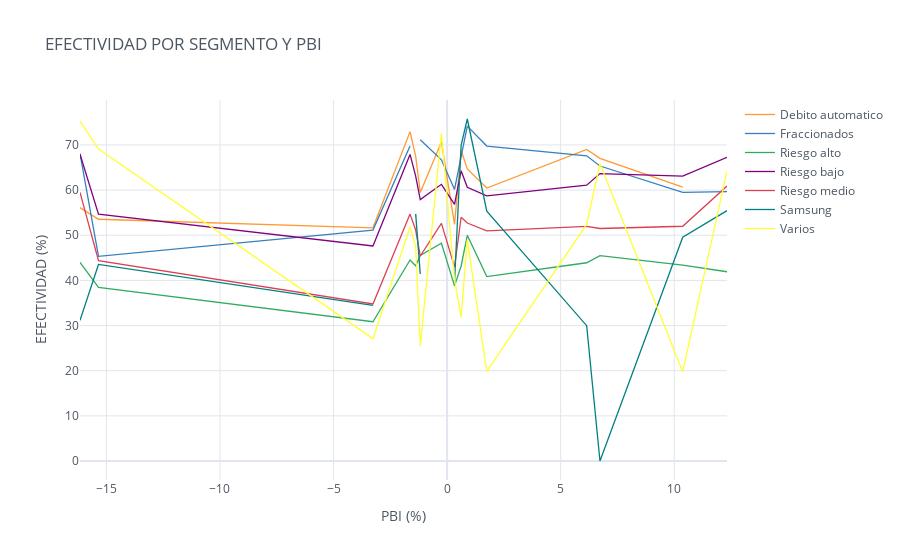

Write notebook code for a chart like this one.
### Code cell
SEG_PBI.iplot(kind='line', xTitle='PBI (%)', yTitle='EFECTIVIDAD (%)',
                    title='EFECTIVIDAD POR SEGMENTO Y PBI')

### Figure 1 — Plotly figure (JSON) as saved in the notebook; plotly's stock layout.template omitted (floating-point values rounded to 4 significant figures)
{"data": [{"line": {"color": "rgba(255, 153, 51, 1.0)", "dash": "solid", "shape": "linear", "width": 1.3}, "mode": "lines", "name": "Debito automatico", "text": "", "type": "scatter", "x": [-16.16, -15.35, -3.264, -1.632, -1.384, -1.182, -0.2506, 0.3269, 0.6176, 0.8885, 1.748, 6.145, 6.731, 10.37, 12.32], "y": [56.11, 53.54, 51.65, 72.95, 67.49, 59.49, 70.66, 52.4, 68.83, 64.67, 60.45, 69.0, 67.04, 60.67, ""]}, {"line": {"color": "rgba(55, 128, 191, 1.0)", "dash": "solid", "shape": "linear", "width": 1.3}, "mode": "lines", "name": "Fraccionados", "text": "", "type": "scatter", "x": [-16.16, -15.35, -3.264, -1.632, -1.384, -1.182, -0.2506, 0.3269, 0.6176, 0.8885, 1.748, 6.145, 6.731, 10.37, 12.32], "y": [68.06, 45.34, 51.13, 69.76, "", 71.14, 66.7, 60.15, 67.64, 74.17, 69.75, 67.6, 65.34, 59.47, 59.68]}, {"line": {"color": "rgba(50, 171, 96, 1.0)", "dash": "solid", "shape": "linear", "width": 1.3}, "mode": "lines", "name": "Riesgo alto", "text": "", "type": "scatter", "x": [-16.16, -15.35, -3.264, -1.632, -1.384, -1.182, -0.2506, 0.3269, 0.6176, 0.8885, 1.748, 6.145, 6.731, 10.37, 12.32], "y": [43.96, 38.43, 30.85, 44.52, 43.24, 45.51, 48.23, 38.78, 43.19, 49.99, 40.83, 43.91, 45.49, 43.4, 41.91]}, {"line": {"color": "rgba(128, 0, 128, 1.0)", "dash": "solid", "shape": "linear", "width": 1.3}, "mode": "lines", "name": "Riesgo bajo", "text": "", "type": "scatter", "x": [-16.16, -15.35, -3.264, -1.632, -1.384, -1.182, -0.2506, 0.3269, 0.6176, 0.8885, 1.748, 6.145, 6.731, 10.37, 12.32], "y": [67.93, 54.65, 47.63, 67.9, 63.07, 57.91, 61.28, 56.86, 64.28, 60.63, 58.72, 61.08, 63.66, 63.09, 67.26]}, {"line": {"color": "rgba(219, 64, 82, 1.0)", "dash": "solid", "shape": "linear", "width": 1.3}, "mode": "lines", "name": "Riesgo medio", "text": "", "type": "scatter", "x": [-16.16, -15.35, -3.264, -1.632, -1.384, -1.182, -0.2506, 0.3269, 0.6176, 0.8885, 1.748, 6.145, 6.731, 10.37, 12.32], "y": [59.49, 44.39, 34.78, 54.68, 51.15, 45.4, 52.63, 43.0, 53.99, 52.71, 50.95, 51.95, 51.5, 51.99, 60.89]}, {"line": {"color": "rgba(0, 128, 128, 1.0)", "dash": "solid", "shape": "linear", "width": 1.3}, "mode": "lines", "name": "Samsung", "text": "", "type": "scatter", "x": [-16.16, -15.35, -3.264, -1.632, -1.384, -1.182, -0.2506, 0.3269, 0.6176, 0.8885, 1.748, 6.145, 6.731, 10.37, 12.32], "y": [31.14, 43.53, 34.49, "", 54.73, 41.41, "", 39.69, 69.9, 75.75, 55.34, 29.98, 0, 49.58, 55.45]}, {"line": {"color": "rgba(255, 255, 51, 1.0)", "dash": "solid", "shape": "linear", "width": 1.3}, "mode": "lines", "name": "Varios", "text": "", "type": "scatter", "x": [-16.16, -15.35, -3.264, -1.632, -1.384, -1.182, -0.2506, 0.3269, 0.6176, 0.8885, 1.748, 6.145, 6.731, 10.37, 12.32], "y": [75.31, 69.07, 27.1, 51.83, 47.44, 25.5, 72.63, 40.2, 31.81, 48.99, 19.87, 52.4, 65.87, 19.78, 64.22]}], "layout": {"legend": {"bgcolor": "#FFFFFF", "font": {"color": "#4D5663"}}, "paper_bgcolor": "#FFFFFF", "plot_bgcolor": "#FFFFFF", "title": {"font": {"color": "#4D5663"}, "text": "EFECTIVIDAD POR SEGMENTO Y PBI"}, "xaxis": {"gridcolor": "#E1E5ED", "showgrid": true, "tickfont": {"color": "#4D5663"}, "title": {"font": {"color": "#4D5663"}, "text": "PBI (%)"}, "zerolinecolor": "#E1E5ED"}, "yaxis": {"gridcolor": "#E1E5ED", "showgrid": true, "tickfont": {"color": "#4D5663"}, "title": {"font": {"color": "#4D5663"}, "text": "EFECTIVIDAD (%)"}, "zerolinecolor": "#E1E5ED"}}}
